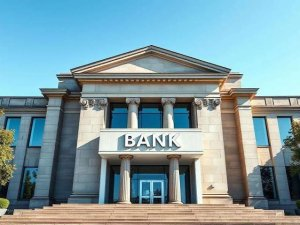
#> input picture backend/data/media_cache/thumb_1.jpg, 300 x 225 px
$ python -i visual_embeddings.py   (imports and definitions only)   (older library calls are emulated)
#> lines starting #> are read from the running program, lines starting #| are printed output that depends on the picture
import os
import logging
import numpy as np
from PIL import Image
import cv2

logger = logging.getLogger("memora.visual_embeddings")

class VisualEmbeddingService:
    """
    Local Visual Feature Descriptor generating 384-dimensional normalized dense vectors.
    """
    def __init__(self):
        self.dimension = 384
        self.provider = "vision_feature_extractor"
        logger.info(f"Local spatial-spectral visual descriptor engine initialized ({self.dimension}-dim).")

    def _normalize(self, vector: np.ndarray) -> np.ndarray:
        norm = np.linalg.norm(vector)
        if norm == 0:
            return np.zeros((self.dimension,), dtype=np.float32)
        return (vector / norm).astype(np.float32)

    def extract_visual_descriptor(self, image_path: str) -> np.ndarray:
        """
        Extracts a 384-dimensional normalized visual embedding for an image.
        - 3D HSV Color distribution (144 dims: 48 H, 48 S, 48 V)
        - Spatial grid localized luminance moments (96 dims: 4x4 grid with 6 moments each)
        - Multi-scale gradient & edge orientation histograms (96 dims)
        - Perceptual discrete cosine transform frequency coefficients (48 dims)
        Total = 384 dims, L2-normalized.
        """
#> called with image_path = '../../../data/media_cache/thumb_1.jpg'
        try:
            img_bgr = cv2.imread(image_path)
#> img_bgr is the input picture: shape (225, 300, 3); mean B, G, R 163.5, 156.5, 127.2
            if img_bgr is None:
                pil_img = Image.open(image_path).convert("RGB")
                img_bgr = cv2.cvtColor(np.array(pil_img), cv2.COLOR_RGB2BGR)

            img_hsv = cv2.cvtColor(img_bgr, cv2.COLOR_BGR2HSV)
#> img_hsv: shape (225, 300, 3); mean H, S, V 71.6, 87.2, 175.4
            h, w = img_bgr.shape[:2]
#> h = 225; w = 300

            # 1. 3D HSV Color distribution (144 dims: 48 H, 48 S, 48 V)
            hist_h = cv2.calcHist([img_hsv], [0], None, [48], [0, 180]).flatten()
#> hist_h = 48 values, max 23708 at index 26, min 0 at index 39, mean 1406.2
            hist_s = cv2.calcHist([img_hsv], [1], None, [48], [0, 256]).flatten()
#> hist_s = 48 values, max 3660 at index 18, min 132 at index 41, mean 1406.2
            hist_v = cv2.calcHist([img_hsv], [2], None, [48], [0, 256]).flatten()
#> hist_v = 48 values, max 6220 at index 46, min 7 at index 0, mean 1406.2
            color_feats = np.concatenate([hist_h, hist_s, hist_v])
#> color_feats = 144 values, max 23708 at index 26, min 0 at index 39, mean 1406.2
            color_feats = color_feats / (np.linalg.norm(color_feats) + 1e-7)
#> color_feats = 144 values, max 0.728 at index 26, min 0 at index 39, mean 0.0432

            # 2. Spatial Grid Luminance Moments (96 dims: 4x4 grid with 6 moments each)
            gray = cv2.cvtColor(img_bgr, cv2.COLOR_BGR2GRAY)
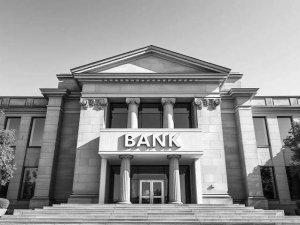
#> gray: shape (225, 300); min 1, max 255, mean 148.5
            spatial_feats = []
            gh, gw = max(1, h // 4), max(1, w // 4)
#> gh = 56; gw = 75
            for r in range(4):
                for c in range(4):
                    cell = gray[r*gh:(r+1)*gh, c*gw:(c+1)*gw]
                    if cell.size > 0:
                        spatial_feats.extend([
                            float(np.mean(cell)),
                            float(np.std(cell)),
                            float(np.median(cell)),
                            float(np.min(cell)),
                            float(np.max(cell)),
                            float(np.var(cell) / 255.0)
                        ])
                    else:
                        spatial_feats.extend([0.0] * 6)
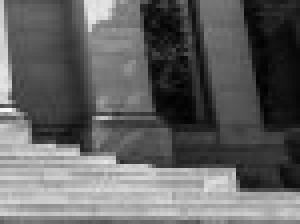
#> cell: shape (56, 75) (shown 4 times larger); min 1, max 248, mean 98.9
#> after the loop, spatial_feats = 96 values, max 255 at index 64, min 0.239 at index 23, mean 105.2
            spatial_feats = np.array(spatial_feats, dtype=np.float32)
            spatial_feats = spatial_feats / (np.linalg.norm(spatial_feats) + 1e-7)
#> spatial_feats = 96 values, max 0.191 at index 64, min 0.000179 at index 23, mean 0.0786

            # 3. Multi-scale gradient & edge orientation (96 dims)
            sobelx = cv2.Sobel(gray, cv2.CV_64F, 1, 0, ksize=3)
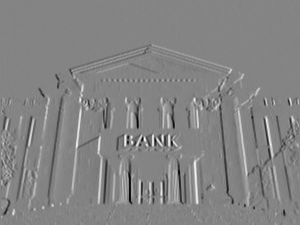
#> sobelx: shape (225, 300) float64; min -802, max 744, mean -0.1; drawn with min black and max white
            sobely = cv2.Sobel(gray, cv2.CV_64F, 0, 1, ksize=3)
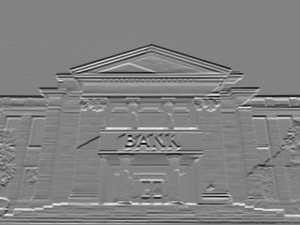
#> sobely: shape (225, 300) float64; min -789, max 758, mean -1.1; drawn with min black and max white
            mag, ang = cv2.cartToPolar(sobelx, sobely, angleInDegrees=True)
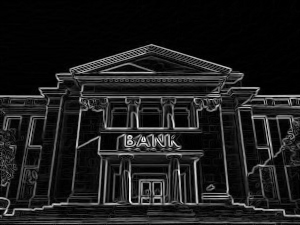
#> mag: shape (225, 300) float64; min 0, max 850.8, mean 93.7; drawn with min black and max white
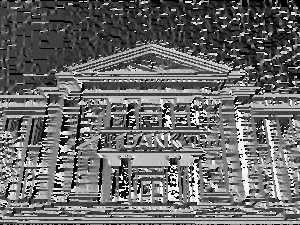
#> ang: shape (225, 300) float64; min 0, max 359.9, mean 150.5; drawn with min black and max white
            edge_hist = cv2.calcHist([ang.astype(np.float32)], [0], None, [96], [0, 360]).flatten()
#> edge_hist = 96 values, max 6585 at index 24, min 112 at index 12, mean 703.1
            edge_feats = edge_hist / (np.linalg.norm(edge_hist) + 1e-7)
#> edge_feats = 96 values, max 0.636 at index 24, min 0.0108 at index 12, mean 0.0679

            # 4. Perceptual DCT Frequency coefficients (48 dims)
            small = cv2.resize(gray, (32, 32)).astype(np.float32)
            dct = cv2.dct(small)
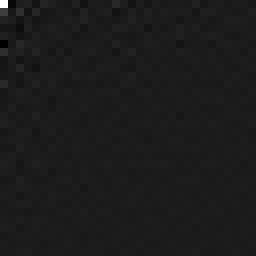
#> dct: shape (32, 32) float32 (shown 8 times larger); min -588.5, max 4800.6, mean 4.8; drawn with min black and max white
            dct_low = dct[:8, :6].flatten()
#> dct_low = 48 values, max 4800.6 at index 0, min -588.5 at index 30, mean 104.7
            dct_feats = dct_low / (np.linalg.norm(dct_low) + 1e-7)
#> dct_feats = 48 values, max 0.96 at index 0, min -0.118 at index 30, mean 0.0209

            # Concatenate to 384-dim vector
            combined = np.concatenate([color_feats, spatial_feats, edge_feats, dct_feats]).astype(np.float32)
#> combined = 384 values, max 0.96 at index 336, min -0.118 at index 366, mean 0.0554
            return self._normalize(combined)
#> in _normalize, `norm = np.linalg.norm(vector)`: norm = 2

        except Exception as err:
            logger.error(f"Error extracting visual descriptor for {image_path}: {err}", exc_info=True)
            return np.zeros((self.dimension,), dtype=np.float32)

    def embed_image(self, image_path: str) -> np.ndarray:
        """Embeds an image into a 384-dimensional normalized visual vector."""
        if not os.path.exists(image_path):
            return np.zeros((self.dimension,), dtype=np.float32)
        return self.extract_visual_descriptor(image_path)

visual_embedding_service = VisualEmbeddingService()

>>> result = VisualEmbeddingService().extract_visual_descriptor('../../../data/media_cache/thumb_1.jpg')
#> result = 384 values, max 0.48 at index 336, min -0.0588 at index 366, mean 0.0277

$ run again, on backend/data/media_cache/thumb_12.jpg
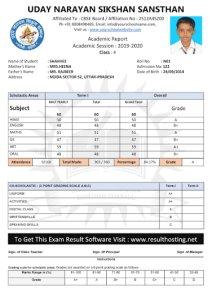
#> input picture backend/data/media_cache/thumb_12.jpg, 212 x 300 px
#> in extract_visual_descriptor, img_bgr is the input picture: shape (300, 212, 3); mean B, G, R 229.5, 228.7, 227.4
#> img_hsv: shape (300, 212, 3); mean H, S, V 22.3, 6.3, 231.1
#> hist_h = 48 values, max 46149 at index 0, min 1 at index 15, mean 1325
#> hist_s = 48 values, max 54988 at index 0, min 3 at index 46, mean 1325
#> hist_v = 48 values, max 34323 at index 47, min 42 at index 13, mean 1325
#> in extract_visual_descriptor, `color_feats = np.concatenate([hist_h, hist_s, hist_v])`: color_feats = 144 values, max 54988 at index 48, min 1 at index 15, mean 1325
#> in extract_visual_descriptor, `color_feats = color_feats / (np.linalg.norm(color_feats) + 1e-7)`: color_feats = 144 values, max 0.686 at index 48, min 1.25e-05 at index 15, mean 0.0165
#> after the loop in extract_visual_descriptor, `for r in range(4):`: spatial_feats = 96 values, max 255 at index 4, min 0 at index 75, mean 139
#> in extract_visual_descriptor, `spatial_feats = spatial_feats / (np.linalg.norm(spatial_feats) + 1e-7)`: spatial_feats = 96 values, max 0.148 at index 4, min 0 at index 75, mean 0.0804
#> in extract_visual_descriptor, `mag, ang = cv2.cartToPolar(sobelx, sobely, angleInDegrees=True)`:
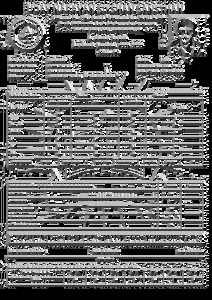
#> ang: shape (300, 212) float64; min 0, max 359.9, mean 148; drawn with min black and max white
#> edge_hist = 96 values, max 11768 at index 0, min 125 at index 35, mean 662.5
#> edge_feats = 96 values, max 0.775 at index 0, min 0.00824 at index 35, mean 0.0437
#> in extract_visual_descriptor, `dct = cv2.dct(small)`:
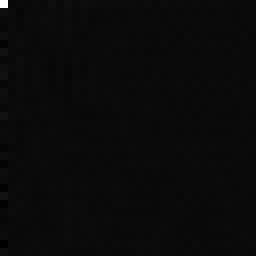
#> dct: shape (32, 32) float32 (shown 8 times larger); min -315.5, max 7436, mean 7.7; drawn with min black and max white
#> dct_low = 48 values, max 7436 at index 0, min -197.6 at index 30, mean 156.7
#> dct_feats = 48 values, max 0.998 at index 0, min -0.0265 at index 30, mean 0.021
#> combined = 384 values, max 0.998 at index 336, min -0.0265 at index 366, mean 0.0399
#> norm = 2
#> result = 384 values, max 0.499 at index 336, min -0.0133 at index 366, mean 0.0199
